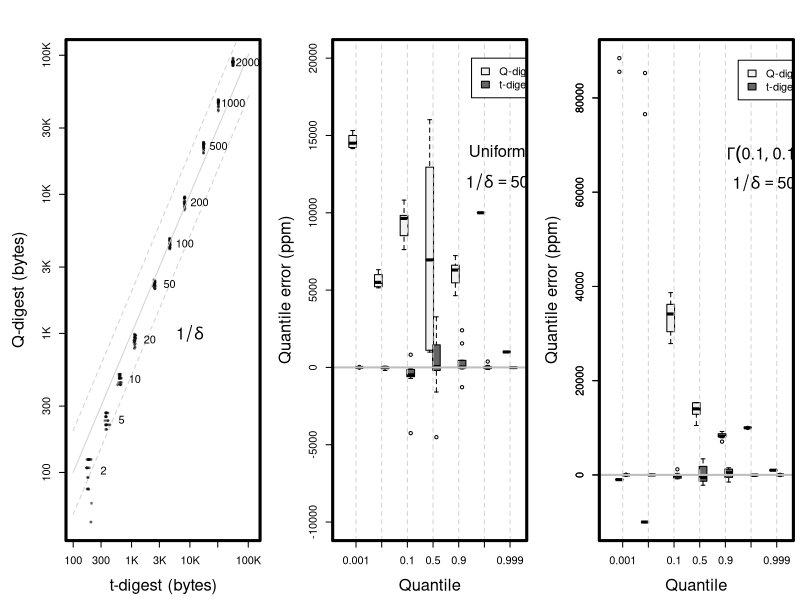

This figure's R source:
data = read.delim("comparison.tsv")
keep = function(data, tag) {
  data[data$dist == tag & data$compression == 50 & data$q !=0.3 & data$q != 0.7 & data$q != 0.2 & data$q != 0.8, ]
}

png("qd-sizes.png", width=1800, height=600, pointsize=28)
layout(matrix(c(1,2,3), 1, 3, byrow=T), widths=c(1,1))

gray = rgb(0,0,0,0.05)

old = par(mar=c(4.5,5,3,0.5))
plot(s2~s1, data, log='xy', pch=21, col=gray, bg=gray, cex=0.4,
     xlab="t-digest (bytes)", ylab="Q-digest (bytes)",
     xlim=c(100, 120000),
     cex.lab=1.5, xaxt='n', yaxt='n')
box(lwd=3)

axis(at=c(100, 300, 1000, 3000, 10000, 30000, 100000), labels=c(100, 300, "1K", "3K", "10K", "30K", "100K"), side=1)
axis(at=c(100, 300, 1000, 3000, 10000, 30000, 100000), labels=c(100, 300, "1K", "3K", "10K", "30K", "100K"), side=2)

steps = exp(seq(log(100), log(200000), by=log(2)))
lines(steps, steps, col='lightgrey')
lines(steps, steps/2, lty=2, col='lightgrey')
lines(steps,steps*2, lty=2, col='lightgrey')

for (compression in c(2, 5, 10, 20, 50, 100, 200, 500, 1000, 2000)) {
  x = mean(data[data$compression == compression,]$s1) * 1.8
  y = mean(data[data$compression == compression,]$s2)
  text(x,y,compression)
}
text(10000, 1000, expression(1/delta), cex=1.5)

par(old)

old = par(mar=c(4.5,5,3,0.5))
boxplot(1e6*e2 ~ q, keep(data, 'uniform'), at=1:7 - 0.13, boxwex=0.3, xaxt='n', yaxt='n',
        ylab="Quantile error (ppm)", xlab="Quantile",
        ylim=c(-10000, 20000), cex.lab=1.5, col=rgb(0.95, 0.95, 0.95))
boxplot(1e6*e1 ~ q, keep(data, 'uniform'), col=rgb(0.4, 0.4, 0.4), at=1:7 + 0.13, add=T, boxwex=0.3, xaxt='n', yaxt='n')
axis(at=1:7, labels=c(0.001, 0.01, 0.1, 0.5, 0.9, 0.99, 0.999), side=1)
axis(side=2, cex.label=2)
abline(h=0, lwd=2, col='gray')
for (i in 1:7) {
  abline(v=i, lwd=1, col='lightgray', lty=2)
}
legend(5.5, 20000, c("Q-digest", "t-digest"), fill = c(rgb(0.95, 0.95, 0.95), rgb(0.4, 0.4, 0.4)))
text(6.5, 14000, "Uniform", cex=1.5)
text(6.5, 12000, expression(1/delta == 50), cex=1.5)
box(lwd=3)
par(old)

old = par(mar=c(4.5,5,3,0.5))
boxplot(1e6*e2 ~ q, keep(data, 'gamma'), col=rgb(0.95, 0.95, 0.95), at=1:7 - 0.13, boxwex=0.3, xaxt='n',
        ylab="Quantile error (ppm)", xlab="Quantile",
        cex.lab=1.5)
boxplot(1e6*e1 ~ q, keep(data, 'gamma'), col=rgb(0.4, 0.4, 0.4), at=1:7 + 0.13, add=T, boxwex=0.3, xaxt='n')
axis(at=1:7, labels=c(0.001, 0.01, 0.1, 0.5, 0.9, 0.99, 0.999), side=1)
abline(h=0, lwd=2, col='gray')
for (i in 1:7) {
  abline(v=i, lwd=1, col='lightgray', lty=2)
}
legend(5.5, 88000, c("Q-digest", "t-digest"), fill = c(rgb(0.95, 0.95, 0.95), rgb(0.4, 0.4, 0.4)))
text(6.5, 68000, expression(Gamma(0.1, 0.1)), cex=1.5)
text(6.5, 62000, expression(1/delta == 50), cex=1.5)
box(lwd=3)
par(old)

dev.off()
